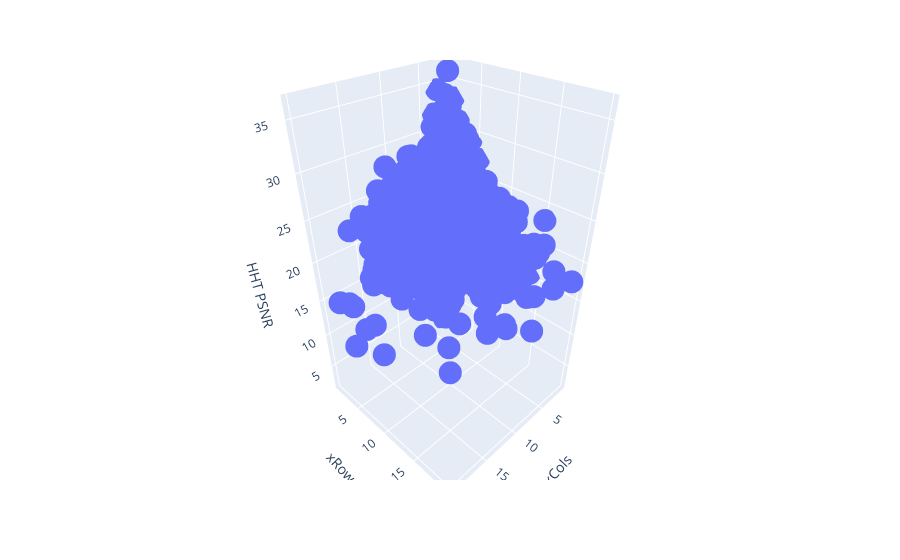

Notebook code for this chart:
### Code cell
fig = px.scatter_3d(df, x='xCols', y='xRows', z='HHT PSNR')
fig.show()

### Figure 1 — Plotly figure (JSON) as saved in the notebook; plotly's stock layout.template omitted (floating-point values rounded to 4 significant figures; data arrays with more than 128 entries replaced by an {"elided": "..."} marker saying what was removed)
{"data": [{"hovertemplate": "xCols=%{x}<br>xRows=%{y}<br>HHT PSNR=%{z}<extra></extra>", "legendgroup": "", "marker": {"color": "#636efa", "symbol": "circle"}, "mode": "markers", "name": "", "scene": "scene", "showlegend": false, "type": "scatter3d", "x": {"elided": "1688 float values"}, "y": {"elided": "1688 float values"}, "z": {"elided": "1688 float values"}}], "layout": {"legend": {"tracegroupgap": 0}, "margin": {"t": 60}, "scene": {"domain": {"x": [0, 1], "y": [0, 1]}, "xaxis": {"title": {"text": "xCols"}}, "yaxis": {"title": {"text": "xRows"}}, "zaxis": {"title": {"text": "HHT PSNR"}}}}}
